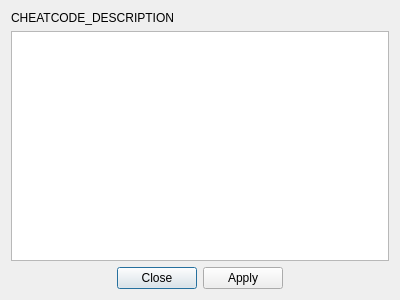
<?xml version="1.0" encoding="UTF-8"?>
<ui version="4.0">
 <class>CheatCodeDialog</class>
 <widget class="QDialog" name="CheatCodeDialog">
  <property name="geometry">
   <rect>
    <x>0</x>
    <y>0</y>
    <width>400</width>
    <height>300</height>
   </rect>
  </property>
  <property name="windowTitle">
   <string>CHEAT_CODE_DIALOG</string>
  </property>
  <layout class="QVBoxLayout" name="verticalLayout">
   <item>
    <widget class="QLabel" name="label">
     <property name="text">
      <string>CHEATCODE_DESCRIPTION</string>
     </property>
    </widget>
   </item>
   <item>
    <widget class="QPlainTextEdit" name="cheatCodeEdit"/>
   </item>
   <item>
    <widget class="QDialogButtonBox" name="buttonBox">
     <property name="orientation">
      <enum>Qt::Horizontal</enum>
     </property>
     <property name="standardButtons">
      <set>QDialogButtonBox::Apply|QDialogButtonBox::Close</set>
     </property>
     <property name="centerButtons">
      <bool>true</bool>
     </property>
    </widget>
   </item>
  </layout>
 </widget>
 <resources/>
 <connections>
  <connection>
   <sender>buttonBox</sender>
   <signal>accepted()</signal>
   <receiver>CheatCodeDialog</receiver>
   <slot>accept()</slot>
   <hints>
    <hint type="sourcelabel">
     <x>248</x>
     <y>254</y>
    </hint>
    <hint type="destinationlabel">
     <x>157</x>
     <y>274</y>
    </hint>
   </hints>
  </connection>
  <connection>
   <sender>buttonBox</sender>
   <signal>rejected()</signal>
   <receiver>CheatCodeDialog</receiver>
   <slot>reject()</slot>
   <hints>
    <hint type="sourcelabel">
     <x>316</x>
     <y>260</y>
    </hint>
    <hint type="destinationlabel">
     <x>286</x>
     <y>274</y>
    </hint>
   </hints>
  </connection>
 </connections>
</ui>
